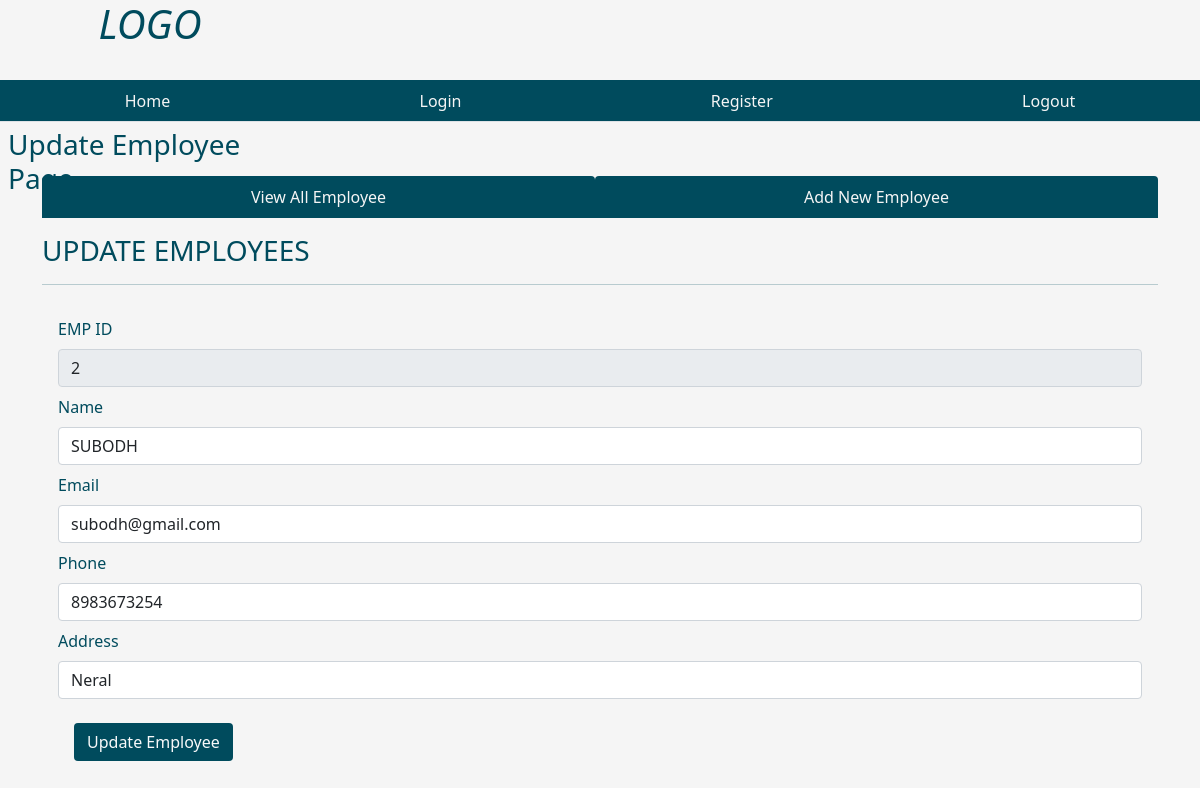
The app's page /fetchone/2 with its own data.
### tables this page shows
CREATE TABLE emp (empid integer primary key AUTOINCREMENT, name text not null, email text, phone integer, address text, joining_date default CURRENT_DATE);

### routes.py (the view)
@app.route('/fetchone/<int:empid>')
def fetchone(empid):
    user = get_current_user()
    db = get_database()
    emp_cur = db.execute('select * from emp where empid = ?', [empid])
    single_emp = emp_cur.fetchone()
    return render_template('updateemployee.html', user=user, single_emp=single_emp)

### database.py (called while the page is built)
def connect_to_databse():
  con = sqlite3.connect('employee_manage.db')
  con.row_factory = sqlite3.Row
  return con

def get_database():
    if not hasattr(g, 'employee_manage.db'):
        g.employee_manage_db = connect_to_databse()
    return g.employee_manage_db

### routes.py (called while the page is built)
@app.teardown_request
def close_database(error):
    if hasattr(g, 'employee_manage.db'):
        g.employee_manage.db.close()

def get_current_user():
    user = None
    if 'user' in session:
        user = session['user']
        db = get_database()
        user_cur = db.execute('select * from users where name = ?', [user])
        user = user_cur.fetchone()
    return user

### templates/updateemployee.html (shortened to what this page needs)
{% from "showlinks.html" import show_links %}
<!DOCTYPE html>
<html lang="en">
<head>
    <link href="https://cdn.jsdelivr.net/npm/bootstrap@5.1.3/dist/css/bootstrap.min.css" rel="stylesheet">
    <link rel="stylesheet" href="{{url_for('static', filename='home.css')}}" type = "text/css">
</head>
<body>
      <div class="parent">
        <div class="child child1">
            <h1 class="text-center"><i>LOGO</i></h1>
        </div>
        <div class="child child3">
          {{ show_links() }}
      </div>
        <div class="child child4">
            <h3 class="m-2">Update Employee Page</h3>
        </div>
        <div class="child child5" style="color:rgb(0, 75, 93);">
        </div>
        <div class="child child6left">
        </div>
        <div class="child child6 container" style="color:rgb(0, 75, 93);">
            <ul class="nav nav-tabs nav-fill mb-3">
                <li class="nav-item">
                  <a class="nav-link" style=" background-color:rgb(0, 75, 93); color:whitesmoke;"  href="dashboard.html">View All Employee</a>
                </li>
                <li class="nav-item">
                  <a class="nav-link" style=" background-color:rgb(0, 75, 93); color:whitesmoke;" href="addnewemployee.html">Add New Employee</a>
                </li>
              </ul>
              <div class="table-responsive-lg caption-top">
                <caption><h3>UPDATE EMPLOYEES</h3></caption>
                 <hr>
                {% if single_emp %}
                <form class="p-3" action = "/updateemployee" method = "POST">
                    <div class="mb-2">
                      <label for="empid" class="form-label">EMP ID</label>
                      <input type="text" class="form-control" id="empid" value = "{{single_emp['empid']}}" name = "empid" readonly>
                    </div>
                    <div class="mb-2">
                      <label for="name" class="form-label">Name</label>
                      <input type="text" class="form-control" id="name" value = "{{single_emp['name']}}" name = "name" >
                    </div>
                    <div class="mb-2">
                      <label for="email" class="form-label">Email</label>
                      <input type="text" class="form-control" id="email" value = "{{single_emp['email']}}" name = "email">
                    </div>
                    <div class="mb-2">
                        <label for="phone" class="form-label">Phone</label>
                        <input type="text" class="form-control" id="phone" value = "{{single_emp['phone']}}" name = "phone">
                      </div>
                      <div class="mb-2">
                        <label for="address" class="form-label">Address</label>
                        <input type="text" class="form-control" id="address" value = "{{single_emp['address']}}" name = "address">
                      </div>
                    {% endif %}
            <button type="submit" class="btn text-light m-3" style="background-color:rgb(0, 75, 93);">Update Employee</button>
                  </form>
              </div>
        </div>
        <div class="child child6right">
        </div>
</body>
</html>

### static/home.css (style rules this page uses)
html, body { height: 100%; background-color:whitesmoke; color:rgb(0, 75, 93); }
.parent { height: 100%; display: grid; grid-template-columns: repeat(4, 1fr); grid-template-rows: 10% 5% 7% auto 7%; }
.child { margin-bottom: 10px; }
.child1 { grid-column: 1/2; grid-row: 1/2; }
.child3 { grid-column: 1/-1; grid-row: 2/3; }
.child4 { grid-column: 1/2; grid-row: 3/4; }
.child5 { grid-column: 4/5; grid-row: 3/4; text-align: center; }
.child6 { grid-column: 1/-1; grid-row: 4/5; }

### records on screen
emp: empid "2", name "SUBODH", email "subodh@gmail.com", phone "8983673254", address "Neral"
